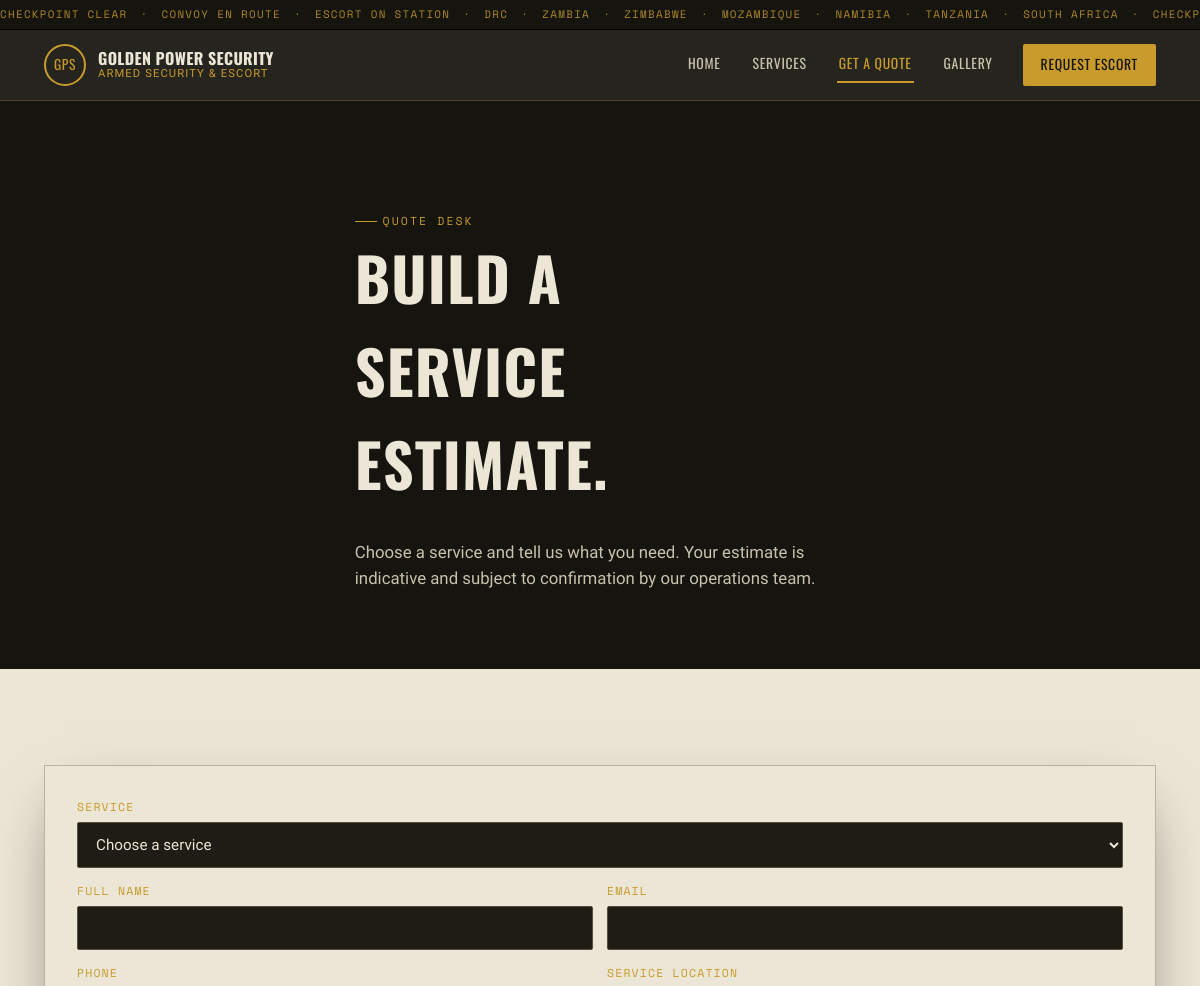
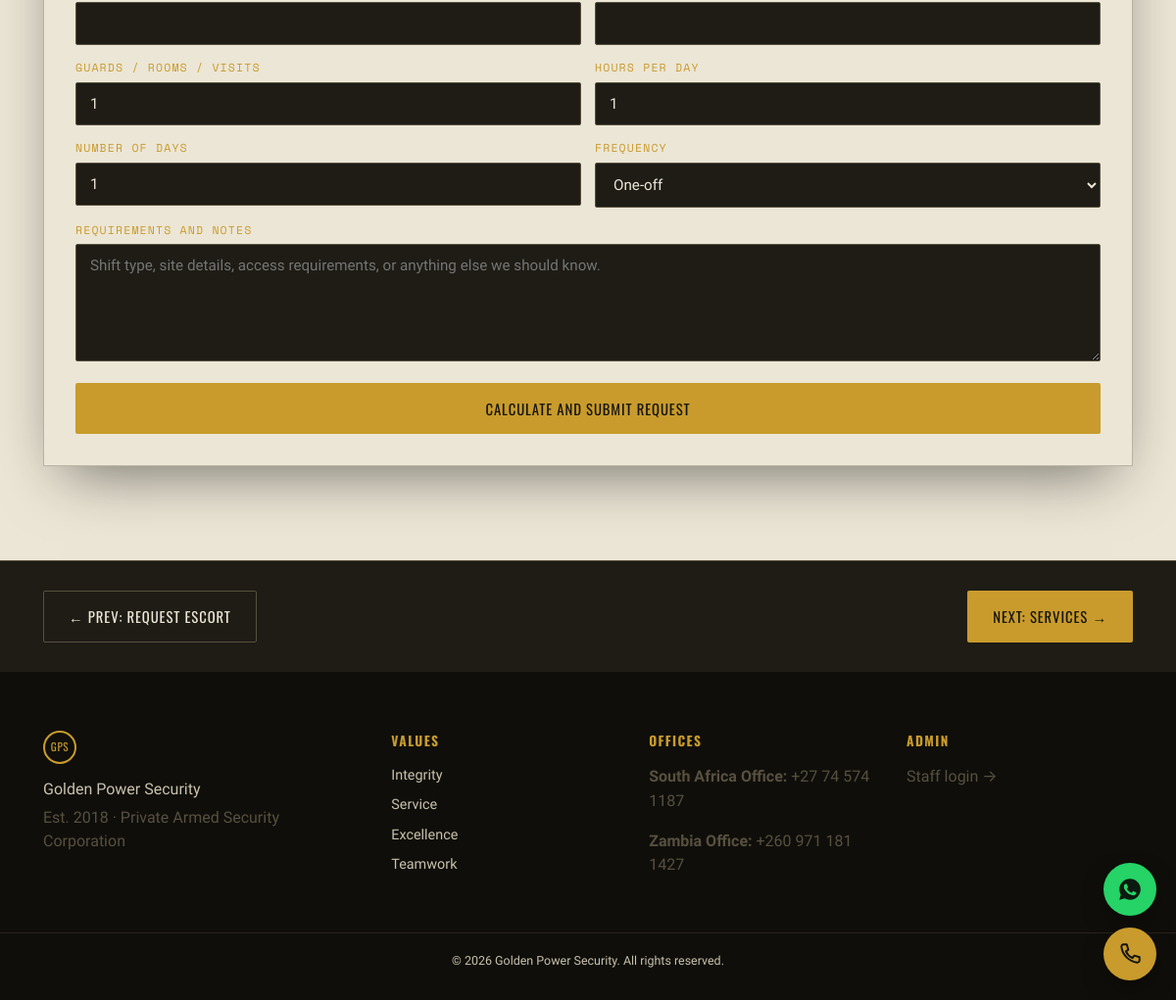
Screenshot of /quote.php with the database file from the repository (2 pictures, top to bottom).
### tables this page shows
CREATE TABLE IF NOT EXISTS contact_info (
    id INT AUTO_INCREMENT PRIMARY KEY,
    region_label VARCHAR(80) NOT NULL,    
    address TEXT,
    phone1 VARCHAR(40),
    phone2 VARCHAR(40),
    email VARCHAR(120),
    sort_order INT DEFAULT 0
);

### includes/db.php (called while the page is built, shortened)
<?php
function get_db(): PDO
{
    static $pdo = null;
    if ($pdo === null) {
        $dsn = 'mysql:host=' . DB_HOST . ';port=' . DB_PORT . ';dbname=' . DB_NAME . ';charset=' . DB_CHARSET;
        try {
            $pdo = new PDO($dsn, DB_USER, DB_PASS, [
                PDO::ATTR_ERRMODE            => PDO::ERRMODE_EXCEPTION,
                PDO::ATTR_DEFAULT_FETCH_MODE => PDO::FETCH_ASSOC,
                PDO::ATTR_EMULATE_PREPARES   => false,
            ]);
        } catch (PDOException $e) {
            http_response_code(500);
            if (APP_DEBUG) {
                die('Database connection failed: ' . htmlspecialchars($e->getMessage()));
            }
            die('The site is temporarily unavailable. Please try again shortly.');
        }
    }
    return $pdo;
}

### includes/quotes.php (called while the page is built, shortened)
<?php
require_once __DIR__ . '/functions.php';
function get_quote_pricing_options(): array
{
    try {
        return get_db()->query(
            'SELECT service_id, pricing_key, label, category, unit, base_price, unit_price, currency
             FROM service_pricing WHERE is_active = 1 ORDER BY category, label'
        )->fetchAll();
    } catch (Throwable $e) {
        return [];
    }
}

### includes/functions.php (called while the page is built, shortened)
<?php
require_once __DIR__ . '/db.php';
function e(?string $value): string
{
    return htmlspecialchars($value ?? '', ENT_QUOTES, 'UTF-8');
}
function get_setting(string $key, string $default = ''): string
{
    static $cache = null;
    if ($cache === null) {
        $cache = [];
        $stmt = get_db()->query('SELECT setting_key, setting_value FROM site_settings');
        foreach ($stmt->fetchAll() as $row) {
            $cache[$row['setting_key']] = $row['setting_value'];
        }
    }
    return isset($cache[$key]) && $cache[$key] !== '' ? $cache[$key] : $default;
}
function get_contact_info(): array
{
    return get_db()->query('SELECT * FROM contact_info ORDER BY sort_order ASC, id ASC')->fetchAll();
}

### quote.php (the view, shortened to what this page needs)
<?php
require_once __DIR__ . '/includes/header.php';
require_once __DIR__ . '/includes/quotes.php';
$success = null;
$options = get_quote_pricing_options();
?>
<section class="section section-dark image-section contact-hero">
  <div class="container">
    <span class="eyebrow">Quote Desk</span>
    <h1>Build a service estimate.</h1>
    <p>Choose a service and tell us what you need. Your estimate is indicative and subject to confirmation by our operations team.</p>
  </div>
</section>
<section class="section">
  <div class="container quote-layout">
    <div class="request-panel">
      <?php if ($success): ?>
        <div class="alert">Request <?= e($success['number']) ?> received. Estimated cost: <strong><?= e($success['estimate']['currency']) ?> <?= e(number_format($success['estimate']['amount'], 2)) ?></strong>. We will confirm the final price after review.</div>
        <p><a class="btn btn-primary" href="services.php">Explore services</a></p>
      <?php elseif (!$options): ?>
        <div class="alert error">The quote calculator is being configured. Please contact our team for an estimate.</div>
      <?php else: ?>
      <form method="post" class="form-grid" id="quoteForm">
        <div>
          <label for="pricing_key">Service</label>
          <select id="pricing_key" name="pricing_key" required>
            <option value="">Choose a service</option>
          </select>
        </div>
        <div class="form-row">
          <div><label for="name">Full name</label><input id="name" name="name" required maxlength="120" value="<?= e($_POST['name'] ?? '') ?>"></div>
          <div><label for="email">Email</label><input id="email" type="email" name="email" required maxlength="150" value="<?= e($_POST['email'] ?? '') ?>"></div>
        </div>
        <div class="form-row">
          <div><label for="phone">Phone</label><input id="phone" name="phone" maxlength="40" value="<?= e($_POST['phone'] ?? '') ?>"></div>
          <div><label for="location">Service location</label><input id="location" name="location" required maxlength="180" value="<?= e($_POST['location'] ?? '') ?>"></div>
        </div>
        <div class="form-row">
          <div><label for="quantity">Guards / rooms / visits</label><input id="quantity" type="number" name="quantity" min="1" max="1000" value="<?= e($_POST['quantity'] ?? '1') ?>"></div>
          <div><label for="hours">Hours per day</label><input id="hours" type="number" name="hours" min="1" max="24" value="<?= e($_POST['hours'] ?? '1') ?>"></div>
        </div>
        <div class="form-row">
          <div><label for="days">Number of days</label><input id="days" type="number" name="days" min="1" max="366" value="<?= e($_POST['days'] ?? '1') ?>"></div>
          <div><label for="frequency">Frequency</label><select id="frequency" name="frequency"><option value="one_off">One-off</option><option value="weekly">Weekly</option><option value="monthly">Monthly</option></select></div>
        </div>
        <div><label for="notes">Requirements and notes</label><textarea id="notes" name="notes" maxlength="2000" placeholder="Shift type, site details, access requirements, or anything else we should know."><?= e($_POST['notes'] ?? '') ?></textarea></div>
        <button type="submit" class="btn btn-primary">Calculate and submit request</button>
      </form>
      <?php endif; ?>
    </div>
  </div>
</section>
<?php require_once __DIR__ . '/includes/footer.php'; ?>

### includes/footer.php (shortened to what this page needs)
<?php
$pages = [
    'index.php' => 'Home',
    'services.php' => 'Services',
    'gallery.php' => 'Gallery',
    'contact.php' => 'Request Escort'
];
$pageKeys = array_keys($pages);
$currentIdx = array_search(basename($_SERVER['SCRIPT_NAME']), $pageKeys);
if ($currentIdx === false) $currentIdx = 0;
$prevIdx = ($currentIdx - 1 + count($pageKeys)) % count($pageKeys);
$nextIdx = ($currentIdx + 1) % count($pageKeys);
$prevPage = $pageKeys[$prevIdx];
$nextPage = $pageKeys[$nextIdx];
$prevTitle = $pages[$prevPage];
$nextTitle = $pages[$nextPage];
?>
<div class="page-loop-nav">
  <div class="container" style="display:flex; justify-content:space-between; align-items:center;">
    <a href="<?= BASE_URL ?>/<?= $prevPage ?>" class="btn btn-outline">&larr; Prev: <?= $prevTitle ?></a>
    <a href="<?= BASE_URL ?>/<?= $nextPage ?>" class="btn btn-primary">Next: <?= $nextTitle ?> &rarr;</a>
  </div>
</div>
<?php
$waNumber = get_setting('whatsapp_number', '');
$firstOffice = get_contact_info()[0] ?? null;
$callNumber = $firstOffice['phone1'] ?? '';
if ($waNumber || $callNumber):
?>
<div class="floating-contact" aria-label="Quick contact">
  <?php if ($waNumber): ?>
    <a href="https://wa.me/<?= e($waNumber) ?>" class="floating-btn floating-whatsapp" target="_blank" rel="noopener" aria-label="Chat on WhatsApp">
    </a>
  <?php endif; ?>
  <?php if ($callNumber): ?>
    <a href="tel:<?= e(preg_replace('/[^0-9+]/', '', $callNumber)) ?>" class="floating-btn floating-call" aria-label="Call us">
      <svg viewBox="0 0 24 24" fill="none" stroke="currentColor" stroke-width="1.8" stroke-linecap="round" stroke-linejoin="round" aria-hidden="true"><path d="M6 3h3l1.5 5-2.3 1.6a12 12 0 0 0 6.2 6.2L16 13.5l5 1.5v3a2 2 0 0 1-2.2 2A17 17 0 0 1 4 5.2 2 2 0 0 1 6 3Z"/></svg>
    </a>
  <?php endif; ?>
</div>
<?php endif; ?>
<footer class="site-footer">
  <div class="footer-inner">
    <div class="footer-col footer-brand">
      <span class="brand-mark small" aria-hidden="true">GPS</span>
      <p><?= e(get_setting('site_name', 'Golden Power Security')) ?></p>
      <p class="muted">Est. 2018 · Private Armed Security Corporation</p>
    </div>
    <div class="footer-col">
      <h4>Values</h4>
      <ul class="value-list">
        <li>Integrity</li>
        <li>Service</li>
        <li>Excellence</li>
        <li>Teamwork</li>
      </ul>
    </div>
    <div class="footer-col">
      <h4>Offices</h4>
      <?php foreach (get_contact_info() as $office): ?>
        <p class="muted"><strong><?= e($office['region_label']) ?>:</strong> <?= e($office['phone1']) ?></p>
      <?php endforeach; ?>
    </div>
    <div class="footer-col">
      <h4>Admin</h4>
      <p class="muted"><a href="<?= BASE_URL ?>/admin/login.php">Staff login →</a></p>
    </div>
  </div>
  <div class="footer-bottom">
    <p>&copy; <?= date('Y') ?> <?= e(get_setting('site_name', 'Golden Power Security')) ?>. All rights reserved.</p>
  </div>
</footer>
</body>
</html>

### rows the page displays
contact_info: region_label "South Africa Office", phone1 "+27 74 574 1187"
contact_info: region_label "Zambia Office", phone1 "+260 971 181 1427"

### other values shown
$siteName "GOLDEN POWER SECURITY"
$prevTitle "REQUEST ESCORT"
$nextTitle "SERVICES"
get_setting('site_name', 'Golden Power Security') "Golden Power Security"
